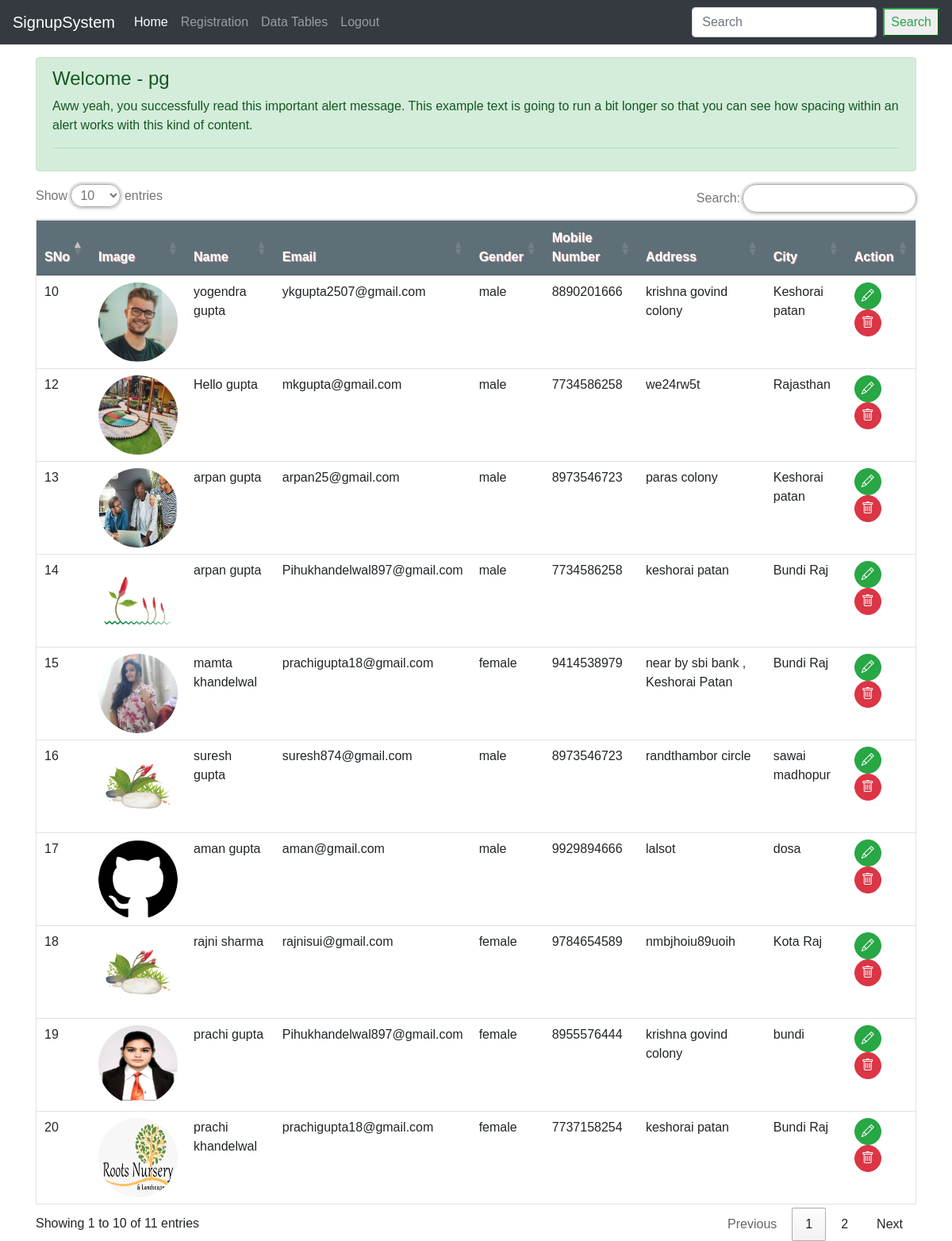
Page /datatable.php (signed in) on the committed database.
### tables this page shows
CREATE TABLE `tour` (
  `sno` int(11) NOT NULL,
  `pfimage` varchar(255) NOT NULL,
  `firstname` varchar(50) NOT NULL,
  `lastname` varchar(50) NOT NULL,
  `email` varchar(50) NOT NULL,
  `gender` varchar(22) NOT NULL,
  `mobilenumber` varchar(20) NOT NULL,
  `address` varchar(255) NOT NULL,
  `city` varchar(255) NOT NULL
);

### datatable.php (the view, shortened to what this page needs)
<!doctype html>
<html lang="en">
  <head>
    <link rel="stylesheet" href="https://cdn.jsdelivr.net/npm/bootstrap@4.6.2/dist/css/bootstrap.min.css">
    <link rel="stylesheet" href="https://cdn.jsdelivr.net/npm/bootstrap-icons@1.10.2/font/bootstrap-icons.css">
    <link rel="stylesheet" href="//cdn.datatables.net/1.13.1/css/jquery.dataTables.min.css">
 </head>
    <body>
       <?php require "partials/navbar.php"; ?>
	   <div class="container my-3">
	        <div class="alert alert-success" role="alert">
	          <h4 class="alert-heading">Welcome - <?php echo $_SESSION['username']; ?></h4>
	          <p>Aww yeah, you successfully read this important alert message. This example text is going to run a bit longer so that you can see how spacing within an alert works with this kind of content.</p>
	          <hr>
	        </div>
	    </div>
	<div class="container ">
	      <?php
	        include 'partials/db.php';
	        $sql = "SELECT * FROM tour";
	        $result = mysqli_query($conn, $sql);
	        $number_of_result = mysqli_num_rows($result);
	       ?>
	      <table id="myTable" class="table border">
	        <?php
	        echo "<thead class = 'tp'>";
	        echo "<tr>";
	        echo "<th>SNo</th>";
	        echo "<th>Image</th>";
	        echo "<th>Name</th>";
	        echo "<th>Email</th>";
	        echo "<th>Gender</th>";
	        echo "<th>Mobile Number</th>";
	        echo "<th>Address</th>";
	        echo "<th>City</th>";
	        echo "<th>Action</th>";
	        echo "</tr>";
	        echo "<thead>";
	        echo "<tbody class = 'table-group-divider'>";
	        if ($number_of_result > 0) {
	            while ($row = mysqli_fetch_assoc($result)) {
	                echo "<tr>";
	                echo "<td>" . $row["sno"] . "<br>";
	                echo "<td><img src='partials/photos/".$row['pfimage']."' width='100' height='100'  /></td>";
	                echo "<td>" . $row["firstname"] . " " .$row["lastname"]. "<br>";
	                echo "<td>" . $row["email"] . "<br>";
	                echo "<td>" . $row["gender"] . "<br>";
	                echo "<td>" . $row["mobilenumber"] . "<br>";
	                echo "<td>" . $row["address"] . "<br>";
	                echo "<td>" . $row["city"] . "<br>";
	                echo "<td class='action-btn'>
	                        <a href='partials/update.php?sno=".$row['sno']."' class='btn btn-success btn-sm'><i class='bi bi-pencil'></i></a>
	                        <a href='partials/delete.php?sno=".$row['sno']."' class='btn btn-danger btn-sm'><i class='bi bi-trash'></i></a>
	                    </td>";
	                echo "</tr>";
	            }
	        }
	                echo "</tbody>";
	        ?>
	      </table>
	</div>
    </body>
</html>

### datatable.php (style rules this page uses)
.table { border: 50px solid black; background-color: white; }
.tp { background-color: #5e6f77; color: white; text-shadow: 1px 1px #dfb1b1; }
html, body { font: 100%/1.5 Verdana, sans-serif }
#myTable tr { vertical-align: middle; }
#myTable tr td img { border-radius: 50%; }
.btn-sm { padding: 4px 8px; font-size: 16px; line-height: 1.5; border-radius: 20px; }

### rows in the picture
tour: sno "10", pfimage (picture), firstname "yogendra", lastname "gupta", email "ykgupta2507@gmail.com", gender "male", mobilenumber "8890201666", address "krishna govind colony", city "Keshorai patan"
tour: sno "12", pfimage (picture), firstname "Hello", lastname "gupta", email "mkgupta@gmail.com", gender "male", mobilenumber "7734586258", address "we24rw5t", city "Rajasthan"
tour: sno "13", pfimage (picture), firstname "arpan", lastname "gupta", email "arpan25@gmail.com", gender "male", mobilenumber "8973546723", address "paras colony", city "Keshorai patan"
tour: sno "14", pfimage (picture), firstname "arpan", lastname "gupta", email "Pihukhandelwal897@gmail.com", gender "male", mobilenumber "7734586258", address "keshorai patan", city "Bundi Raj"
tour: sno "15", pfimage (picture), firstname "mamta", lastname "khandelwal", email "prachigupta18@gmail.com", gender "female", mobilenumber "9414538979", address "near by sbi bank , Keshorai Patan", city "Bundi Raj"
tour: sno "16", pfimage (picture), firstname "suresh", lastname "gupta", email "suresh874@gmail.com", gender "male", mobilenumber "8973546723", address "randthambor circle", city "sawai madhopur"
tour: sno "17", pfimage (picture), firstname "aman", lastname "gupta", email "aman@gmail.com", gender "male", mobilenumber "9929894666", address "lalsot", city "dosa"
tour: sno "18", pfimage (picture), firstname "rajni", lastname "sharma", email "rajnisui@gmail.com", gender "female", mobilenumber "9784654589", address "nmbjhoiu89uoih", city "Kota Raj"
tour: sno "19", pfimage (picture), firstname "prachi", lastname "gupta", email "Pihukhandelwal897@gmail.com", gender "female", mobilenumber "8955576444", address "krishna govind colony", city "bundi"
tour: sno "20", pfimage (picture), firstname "prachi", lastname "khandelwal", email "prachigupta18@gmail.com", gender "female", mobilenumber "7737158254", address "keshorai patan", city "Bundi Raj"

### other values in the picture
$_SESSION['username'] "pg"
